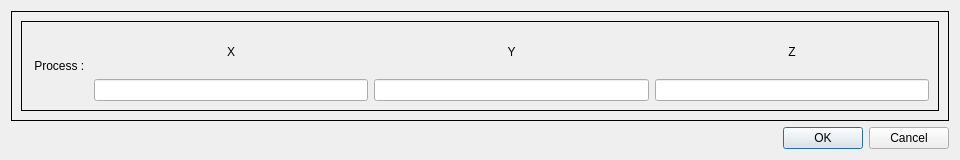
<?xml version="1.0" encoding="UTF-8"?>
<ui version="4.0">
 <class>DialogProcessing1</class>
 <widget class="QDialog" name="DialogProcessing1">
  <property name="geometry">
   <rect>
    <x>0</x>
    <y>0</y>
    <width>960</width>
    <height>160</height>
   </rect>
  </property>
  <property name="windowTitle">
   <string>Processing</string>
  </property>
  <layout class="QVBoxLayout" name="verticalLayout">
   <item>
    <widget class="QFrame" name="frame">
     <property name="frameShape">
      <enum>QFrame::Box</enum>
     </property>
     <property name="frameShadow">
      <enum>QFrame::Plain</enum>
     </property>
     <layout class="QVBoxLayout" name="verticalLayout_2">
      <item>
       <widget class="QFrame" name="frame_2">
        <property name="frameShape">
         <enum>QFrame::Box</enum>
        </property>
        <layout class="QVBoxLayout" name="verticalLayout_3">
         <item>
          <layout class="QHBoxLayout" name="horizontalLayout">
           <item>
            <widget class="QLabel" name="label_Process">
             <property name="text">
              <string> Process : </string>
             </property>
            </widget>
           </item>
           <item>
            <layout class="QVBoxLayout" name="verticalLayout_X">
             <item>
              <widget class="QLabel" name="label_X">
               <property name="text">
                <string>X</string>
               </property>
               <property name="alignment">
                <set>Qt::AlignCenter</set>
               </property>
              </widget>
             </item>
             <item>
              <widget class="QLineEdit" name="lineEdit_X"/>
             </item>
            </layout>
           </item>
           <item>
            <layout class="QVBoxLayout" name="verticalLayout_Y">
             <item>
              <widget class="QLabel" name="label_Y">
               <property name="text">
                <string>Y</string>
               </property>
               <property name="alignment">
                <set>Qt::AlignCenter</set>
               </property>
              </widget>
             </item>
             <item>
              <widget class="QLineEdit" name="lineEdit_Y"/>
             </item>
            </layout>
           </item>
           <item>
            <layout class="QVBoxLayout" name="verticalLayout_Z">
             <item>
              <widget class="QLabel" name="label_Z">
               <property name="text">
                <string>Z</string>
               </property>
               <property name="alignment">
                <set>Qt::AlignCenter</set>
               </property>
              </widget>
             </item>
             <item>
              <widget class="QLineEdit" name="lineEdit_Z"/>
             </item>
            </layout>
           </item>
          </layout>
         </item>
        </layout>
       </widget>
      </item>
     </layout>
    </widget>
   </item>
   <item>
    <widget class="QDialogButtonBox" name="buttonBox">
     <property name="orientation">
      <enum>Qt::Horizontal</enum>
     </property>
     <property name="standardButtons">
      <set>QDialogButtonBox::Cancel|QDialogButtonBox::Ok</set>
     </property>
    </widget>
   </item>
  </layout>
 </widget>
 <resources/>
 <connections>
  <connection>
   <sender>buttonBox</sender>
   <signal>accepted()</signal>
   <receiver>DialogProcessing1</receiver>
   <slot>accept()</slot>
   <hints>
    <hint type="sourcelabel">
     <x>248</x>
     <y>254</y>
    </hint>
    <hint type="destinationlabel">
     <x>157</x>
     <y>274</y>
    </hint>
   </hints>
  </connection>
  <connection>
   <sender>buttonBox</sender>
   <signal>rejected()</signal>
   <receiver>DialogProcessing1</receiver>
   <slot>reject()</slot>
   <hints>
    <hint type="sourcelabel">
     <x>316</x>
     <y>260</y>
    </hint>
    <hint type="destinationlabel">
     <x>286</x>
     <y>274</y>
    </hint>
   </hints>
  </connection>
 </connections>
</ui>
